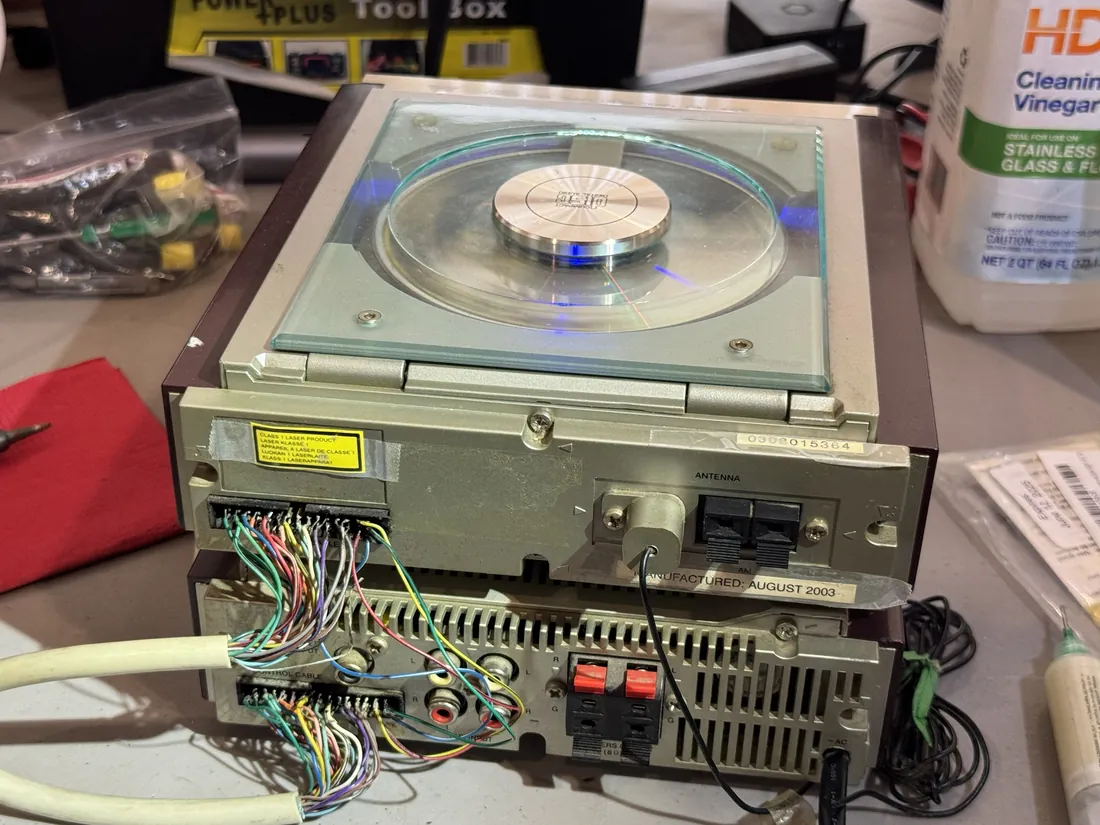
#> input picture nb/img/ph_stereo.webp, 1100 x 825 px, found by its file name; the run also reads 2 pictures not shown here
$ python film.py
#> lines starting #> are read from the running program, lines starting #| are printed output that depends on the picture
from PIL import Image, ImageDraw
import numpy as np, cv2
SRC='/home/claude/repair-cafe-visual-story/paper/pub/img/'; OUT='/home/claude/mochi/repair/img/'
def develop(rgb,seed):
    x=rgb.astype(np.float32)/255.
    # 1 white balance: take half of the room's colour cast out
    m=x.reshape(-1,3).mean(0); x=x*(1+.5*(m.mean()/m-1))
    # 2 tone curve: deep but open shadows, soft shoulder
    x=np.clip(x,0,1); x=x**1.06; x=x*x*(3-2*x)*.32+x*.68; x=.035+x*.94
    # 3 clarity on luminance
    l=(x*[.299,.587,.114]).sum(-1); x=x+(.08*(l-cv2.GaussianBlur(l,(0,0),30)))[...,None]
    # 4 colour mixer
    hsv=cv2.cvtColor(np.clip(x,0,1).astype(np.float32),cv2.COLOR_RGB2HSV); h,s,v=hsv[...,0],hsv[...,1],hsv[...,2]
    band=lambda c,w:np.clip(1-np.minimum(np.abs(h-c),360-np.abs(h-c))/w,0,1)
    blue,cyan,green,yel,ora,red=band(228,42),band(190,30),band(120,45),band(60,28),band(28,24),band(355,22)
    h=h+(226-h)*.55*cyan*(s>.12)+(228-h)*.25*blue                 # cyans lean to blue, blues settle on one hue
    s=s*(1+.30*blue+.22*cyan-.38*green-.2*yel+.04*ora-.2*red)
    v=v*(1-.10*blue*(1-v)+.04*ora)                                  # blues a touch deeper, skin a touch brighter
    s=np.clip(s,0,1)**.96*.94                                       # overall slightly restrained
    x=cv2.cvtColor(np.dstack([h%360,np.clip(s,0,1),np.clip(v,0,1)]).astype(np.float32),cv2.COLOR_HSV2RGB)
    # 5 split tone: dusty blue in the shadows, marigold cream in the highlights
    l=(x*[.299,.587,.114]).sum(-1,keepdims=True); sh=(1-l)**2.2; hi=l**2.4
    x=x+sh*(np.array([.18,.29,.47],np.float32)-.31)*.22+hi*(np.array([1.,.86,.60],np.float32)-.83)*.16
    # 6 halation around the blue light, vignette, grain
    hsv2=cv2.cvtColor(np.clip(x,0,1).astype(np.float32),cv2.COLOR_RGB2HSV)
    bl=np.clip(1-np.abs(hsv2[...,0]-228)/40,0,1)*np.clip((hsv2[...,2]-.5)/.5,0,1)*hsv2[...,1]
    x+=cv2.GaussianBlur(bl.astype(np.float32),(0,0),16)[...,None]*np.array([.02,.07,.18],np.float32)
    H,W=l.shape[:2]; Y,X=np.mgrid[:H,:W]; r=np.sqrt(((X-W/2)/(W/2))**2+((Y-H/2)/(H/2))**2); x*=(1-.16*np.clip(r-.55,0,1)**1.6)[...,None]
    rng=np.random.default_rng(seed); n=cv2.GaussianBlur(rng.normal(0,1,(H,W)).astype(np.float32),(0,0),.75)*1.7
    x+=n[...,None]*.03*(1-.55*l)
    return (np.clip(x,0,1)*255).astype(np.uint8)
def strip(items,out,col=(224,166,58)):
#> called with out = 'film_stereo3.webp', col = (224, 166, 58)
    fw,fh,gap,mx,my=440,330,22,62,30
    W=mx*2+fw; H=my*2+fh*len(items)+gap*(len(items)-1)
    im=Image.new('RGBA',(W,H),(0,0,0,0)); ImageDraw.Draw(im).rounded_rectangle((0,0,W-1,H-1),radius=14,fill=col+(255,))
#> after `im = Image.new('RGBA', (W, H), (0, 0, 0, 0))`: im: PIL image 564x1094 RGBA; every value is 0
#> after `ImageDraw.Draw(im).rounded_rectangle((0, 0, W - 1, H - 1), radius=14, `:
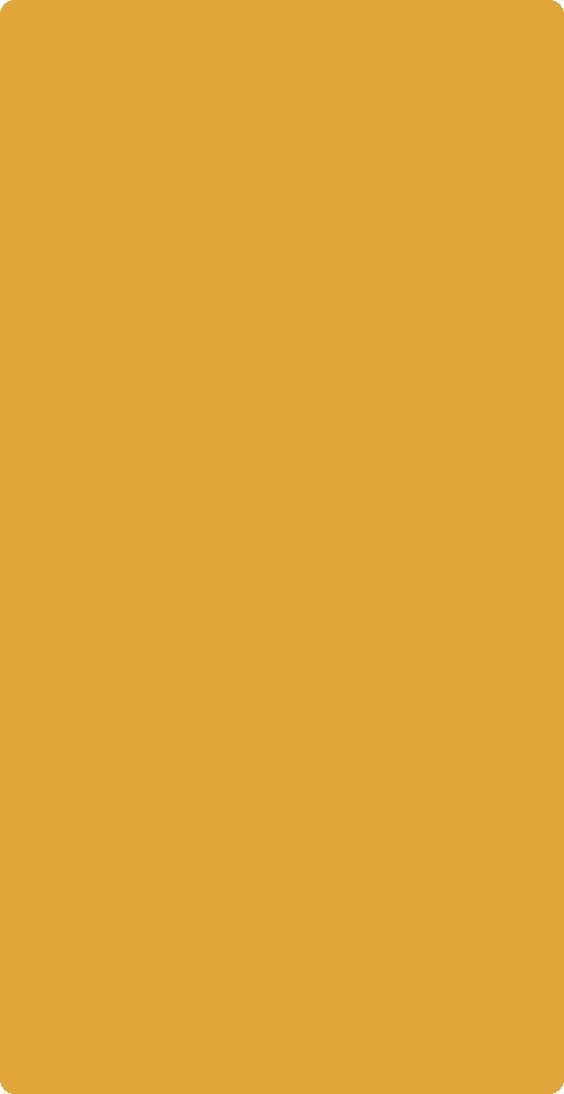
#> im: PIL image 564x1094 RGBA; mean R, G, B, A 223.9, 166, 58, 254.9; transparent parts drawn white
    a=np.asarray(im).astype(np.float32); rng=np.random.default_rng(3)
    n=cv2.GaussianBlur(rng.normal(0,1,(H,W)).astype(np.float32),(0,0),1.2)*6+cv2.GaussianBlur(rng.normal(0,1,(H,W)).astype(np.float32),(0,0),18)*20
    a[...,:3]=np.clip(a[...,:3]+n[...,None]*(a[...,3:]>0),0,255); im=Image.fromarray(a.astype(np.uint8)); d=ImageDraw.Draw(im)
    y=18
    while y<H-44:
        for x in (15,W-15-30): d.rounded_rectangle((x,y,x+30,y+26),radius=6,fill=(0,0,0,0))
        y+=46
#> after the loop, y = 1076
    for i,(f,box) in enumerate(items):
        ph=Image.open(SRC+f).convert('RGB')
#> ph is the input picture: PIL image 1100x825 RGB; mean R, G, B 126.5, 114.9, 102.6
        if box: ph=ph.crop(box)
        r=fw/fh; w,h=ph.size
#> after `w, h = ph.size`: w = 1100; h = 825
        if w/h>r: nw=int(h*r); ph=ph.crop(((w-nw)//2,0,(w-nw)//2+nw,h))
        else: nh=int(w/r); ph=ph.crop((0,(h-nh)//2,w,(h-nh)//2+nh))
#> after `nh = int(w / r)`: nh = 825
        ph=Image.fromarray(develop(np.asarray(ph.resize((fw,fh),Image.LANCZOS)),i+1))
#> in develop, `m = x.reshape(-1, 3).mean(0)`: m = [0.496, 0.451, 0.402]
#> in develop, `hsv = cv2.cvtColor(np.clip(x, 0, 1).astype(np.float32), cv2.COLOR_RGB2`: hsv: shape (330, 440, 3) float32; mean H, S, V 141.1, 0.2, 0.5
#> in develop, `s=np.clip(s,0,1)**.96*.94`:
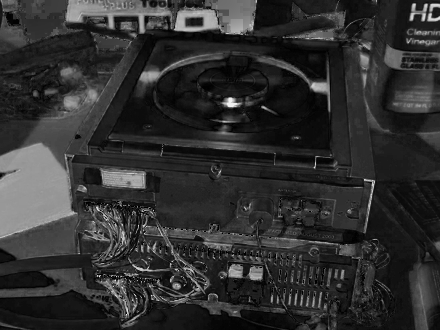
#> s: shape (330, 440) float32; min 0, max 0.94, mean 0.189
#> in develop, `sh = (1 - l) ** 2.2`:
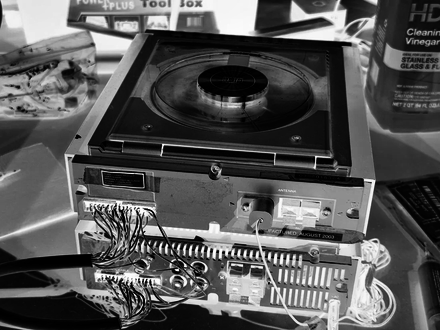
#> sh: shape (330, 440, 1) float64; min 6.13e-06, max 1, mean 0.341
#> in develop, `hi = l ** 2.4`:
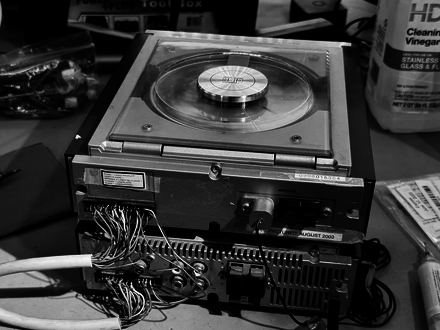
#> hi: shape (330, 440, 1) float64; min 0, max 0.99, mean 0.215
#> in develop, `hsv2=cv2.cvtColor(np.clip(x,0,1).astype(np.float32),cv2.COLOR_RGB2HSV)`: hsv2: shape (330, 440, 3) float32; mean H, S, V 153.2, 0.2, 0.5
#> in develop, `bl=np.clip(1-np.abs(hsv2[...,0]-228)/40,0,1)*np.clip((hsv2[...,2]-.5)/..`:
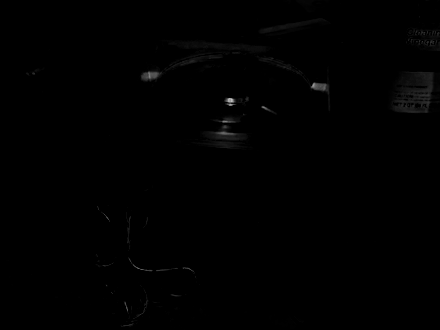
#> bl: shape (330, 440) float32; min 0, max 0.787, mean 0.00348
        m=Image.new('L',(fw,fh),0); ImageDraw.Draw(m).rounded_rectangle((0,0,fw-1,fh-1),radius=7,fill=255)
#> after `m = Image.new('L', (fw, fh), 0)`: m: PIL image 440x330 L; every value is 0
#> after `ImageDraw.Draw(m).rounded_rectangle((0, 0, fw - 1, fh - 1), radius=7, `:
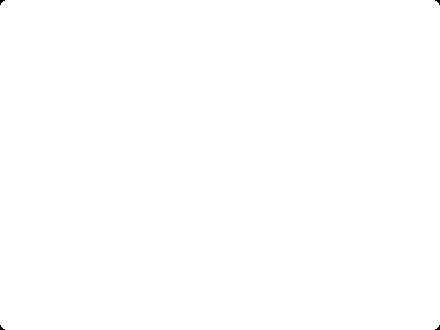
#> m: PIL image 440x330 L; 100% white; 4 black regions (4 under 20 px)
        im.paste(ph,(mx,my+i*(fh+gap)),m)
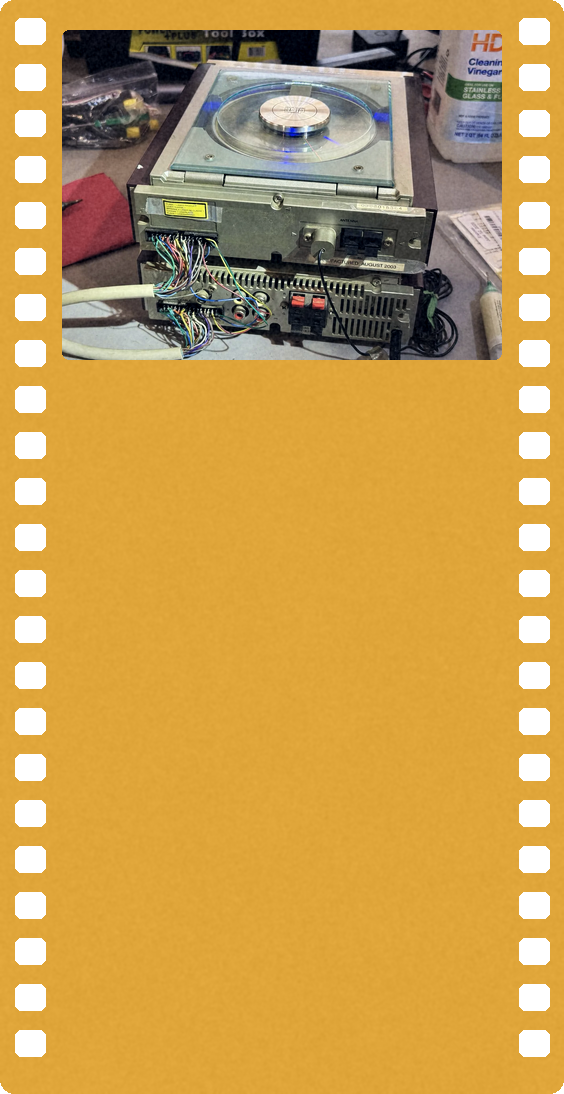
#> im: PIL image 564x1094 RGBA; mean R, G, B, A 184.3, 142.5, 65.5, 239.8; transparent parts drawn white
#> pass 2 of the loop in strip, `for i,(f,box) in enumerate(items):`:
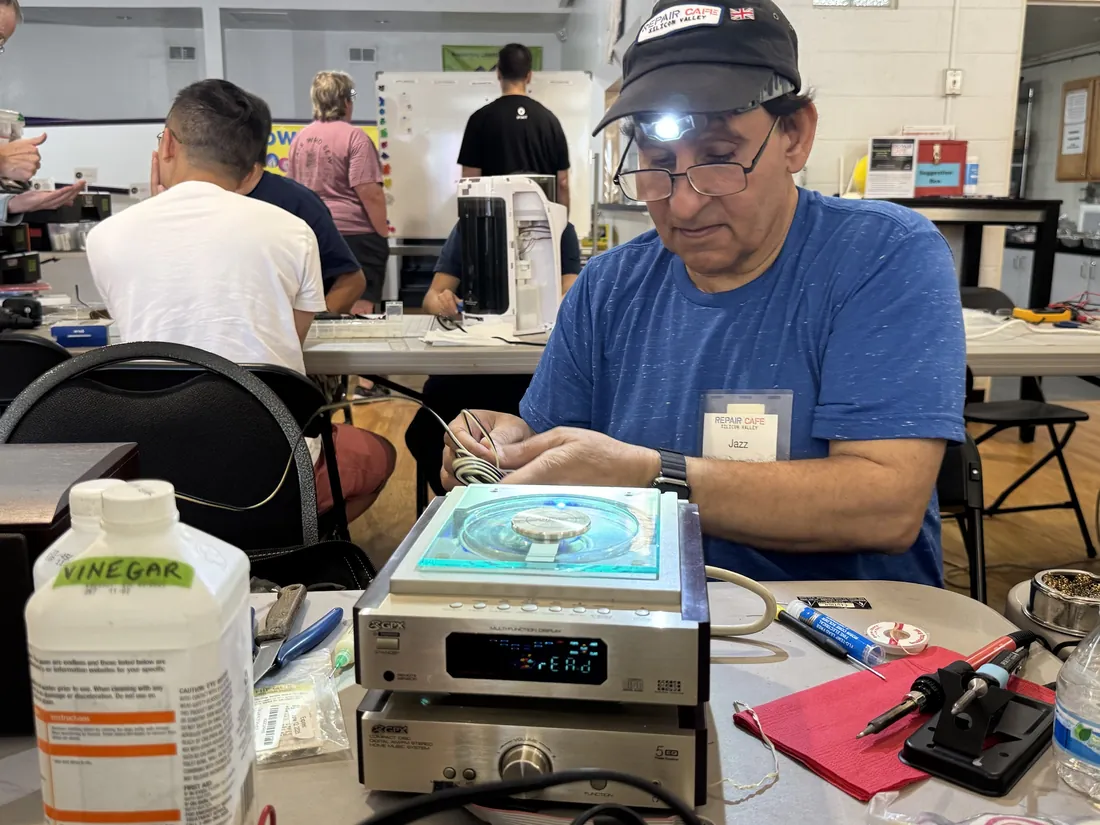
#> input picture nb/img/ph_hands.webp, 1100 x 825 px, found by its file name
#> in strip, ph is the input picture: PIL image 1100x825 RGB; mean R, G, B 124.9, 117.6, 113.7
#> in develop (call 2), `x=rgb.astype(np.float32)/255.`:
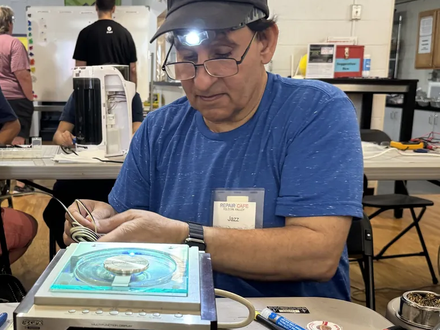
#> x: shape (330, 440, 3) float32; mean of channels 0, 1, 2 0.467, 0.452, 0.45; drawn as R, G, B
#> in develop (call 2), `m = x.reshape(-1, 3).mean(0)`: m = [0.467, 0.452, 0.45]
#> in develop (call 2), `l = (x * [0.299, 0.587, 0.114]).sum(-1)`:
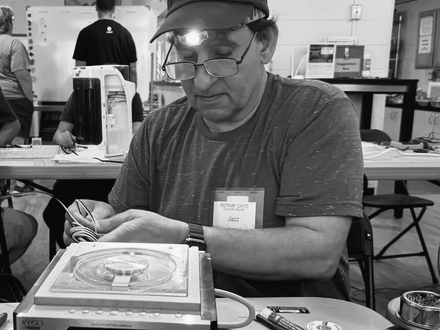
#> l: shape (330, 440) float64; min 0.035, max 0.973, mean 0.446
#> hsv: shape (330, 440, 3) float32; mean H, S, V 117.9, 0.3, 0.5
    im.save(OUT+out,'WEBP',quality=90,method=6); return im
im=strip([('ph_stereo.webp',None),('ph_hands.webp',(330,60,1100,640)),('ph_stereotop.webp',(60,0,1040,735))],'film_stereo3.webp')
bg=Image.new('RGB',(im.width*2+60,im.height),(70,99,143)); bg.paste(im,(0,0),im)
# before/after of one frame for checking
b=Image.open(SRC+'ph_stereotop.webp').convert('RGB').crop((60,0,1040,735)).resize((440,330)); bg.paste(b,(im.width+60,30)); bg.paste(Image.open(SRC+'ph_hands.webp').convert('RGB').crop((330,60,1100,640)).resize((440,330)),(im.width+60,390))
bg.save('/tmp/claude-0/-home-claude/ee5cc871-c0b1-559a-a1f7-dca096f49e11/scratchpad/rd/film3.jpg',quality=90); print(im.size)
#| (564, 1094)
